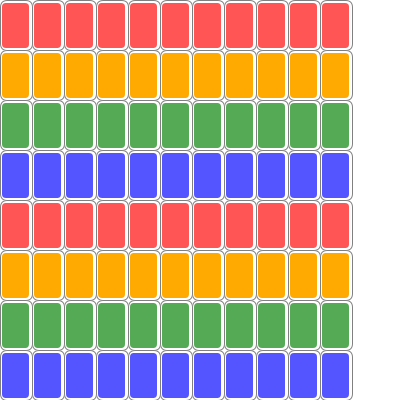
Frame 1 (no input)
Frame 60 (the mouse pressed at the canvas centre just before this capture): identical to frame 1, image omitted
Frame 120 (the mouse held since frame 60 and released just before this capture): identical to frame 1, image omitted

The Processing sketch that drew this single still picture (run headless with seeded random() and noise(); from frame 60 on, the mouse is pressed at the canvas centre):

// Processing sketch: week04_3_UNO_better_card_func
// ── week04_3_UNO_better_card_func.pde
void setup(){
  size(400, 400);
}

int [][] card = new int[8][11];
color [] C = {#FF5555, #FFAA00, #55AA55, #5555FF};
void draw(){
  background(255);
  for (int i=0; i<8; i++){
    for (int j=0; j<11; j++){
      drawCard(j*32, i*50, C[i%4]);
    }
  }
}
void drawCard(int x, int y, color c){
  stroke(128); // gray stroke
  fill(255); // white
  rect(x, y, 32, 50, 7);
  noStroke();
  fill(c);
  rect(x+2, y+3, 32-5, 50-5, 4);
}
